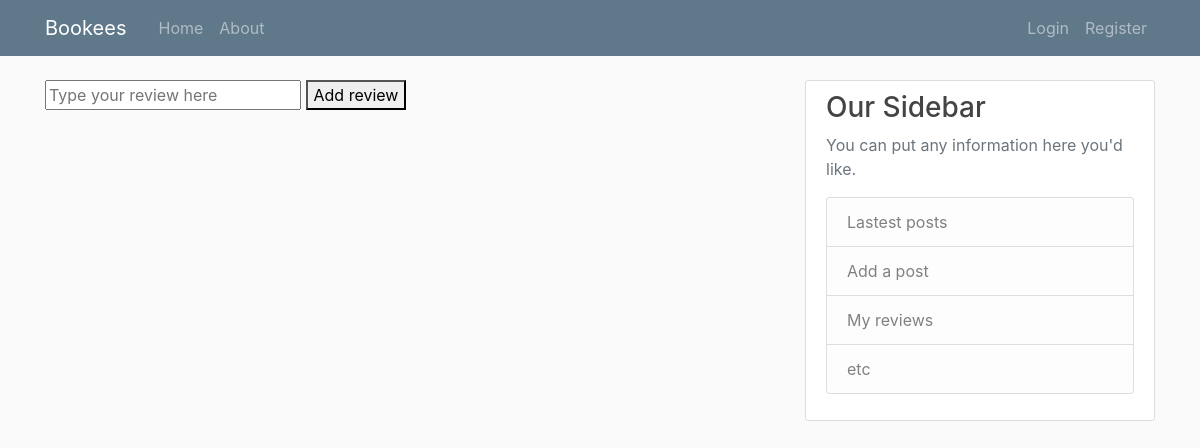
Before: / with the older database file.
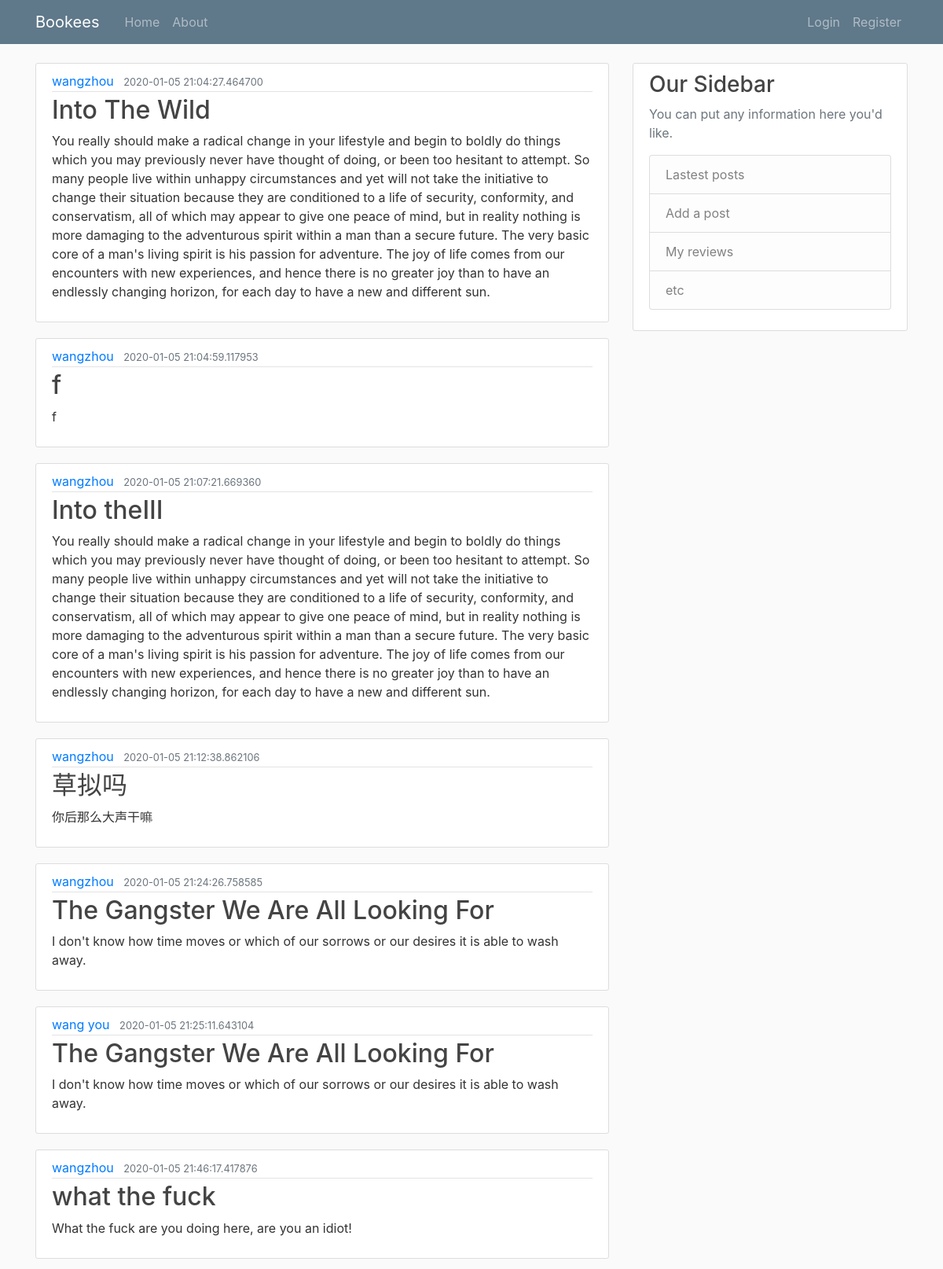
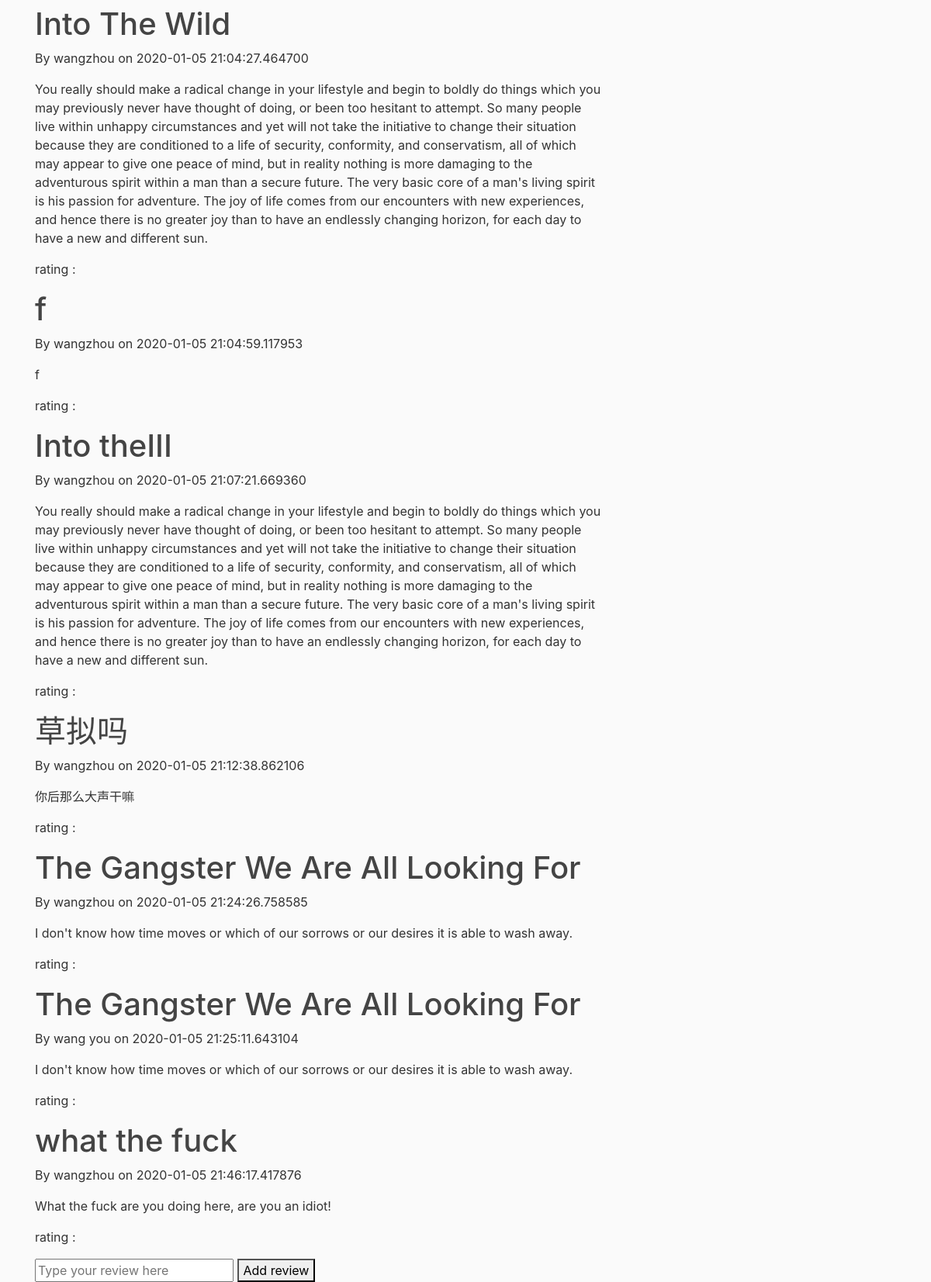
After: the same page with the newer database file (2 pictures, top to bottom).
### booksite/models.py (models this page shows, shortened)
class Post(db.Model):
    id = db.Column(db.Integer, primary_key=True)
    title = db.Column(db.String(100), nullable=False)
    date_posted = db.Column(db.DateTime, nullable=False, default=datetime.utcnow)
    content = db.Column(db.Text, nullable=False)
    user_id = db.Column(db.Integer, db.ForeignKey('user.id'), nullable=False)

class User(db.Model, UserMixin):
    id = db.Column(db.Integer, primary_key=True)
    username = db.Column(db.String(20), unique=True, nullable=False)
    email = db.Column(db.String(120), unique=True, nullable=False)
    image_file = db.Column(db.String(20), nullable=False, default='default.jpg')
    password = db.Column(db.String(60), nullable=False)
    posts = db.relationship('Post', backref='author', lazy=True) # it runs a query on the post table and graps all posts posted by this user

### booksite/routes.py (the view)
@app.route("/", methods=["GET", "POST"])
def index():
    title = "bookees"
    headline = "Welcome to the booksite!"
    if session.get("reviews") is None:
        session["reviews"] = []
    if request.method == "POST":
        review = request.form.get("review")
        if review not in session["reviews"]:
            session["reviews"].append(review)
    posts=Post.query.all()
    return render_template("index.html", title=title, headline=headline, posts=posts, reviews = session["reviews"])

### booksite/templates/index.html (shortened to what this page needs)
{% extends "layout.html" %}
{% block body %}
   {% for post in posts %}
      <article class="media content-section">
        <div class="media-body">
          <div class="article-metadata">
            <a class="mr-2" href="#">{{ post.author.username  }}</a>
            <small class="text-muted">{{ post.date_posted }}</small>
          </div>
          <h2><a class="article-title" href="{{ url_for('post', post_id=post.id) }}">{{ post.title }}</a></h2>
          <p class="article-content">{{ post.content }}</p>
        </div>
      </article>
   {% endfor %}
   {% for post in posts %}
      <h1>{{ post.title}}</h1>
      <p>By {{ post.author.username }} on {{ post.date_posted }}</p>
      <p>{{post.content}}</p>
      <p>rating : {{post.rating}}</p>
   {% endfor %}
   <form action="{{ url_for('index') }}" method="post">
       <input type="text" name="review" placeholder="Type your review here">
       <button>Add review</button>
   </form>
{% endblock body%} # explict ending of the block

### booksite/templates/layout.html (shortened to what this page needs)
<!DOCTYPE html>
<html>
<head>
	<link rel="stylesheet" href="https://maxcdn.bootstrapcdn.com/bootstrap/4.0.0/css/bootstrap.min.css">
	<link rel="stylesheet" type="text/css" href="{{ url_for('static', filename='main.css') }}">
</head>
<body>
	<header class="site-header">
		<nav class="navbar navbar-expand-md navbar-dark bg-steel fixed-top">
			<div class="container">
				<a class="navbar-brand mr-4" href="/">Bookees</a>
				<div class="collapse navbar-collapse" id="navbarToggle">
					<div class="navbar-nav mr-auto">
						<a class="nav-item nav-link" href="{{url_for('index')}}">Home</a>
						<a class="nav-item nav-link" href="{{url_for('about')}}">About</a>
					</div>
	            <div class="navbar-nav">
	              {% if current_user.is_authenticated %}
					  	 <a class="nav-item nav-link" href="{{ url_for('new_post') }}">New Post</a>
	                <a class="nav-item nav-link" href="{{ url_for('account') }}">Account</a>
	                <a class="nav-item nav-link" href="{{ url_for('logout') }}">Logout</a>
	              {% else %}
	                <a class="nav-item nav-link" href="{{ url_for('login') }}">Login</a>
	                <a class="nav-item nav-link" href="{{ url_for('register') }}">Register</a>
	              {% endif %}
	            </div>
				</div>
			</div>
		</nav>
	</header>
	<main role="main" class="container">
	  <div class="row">
	    <div class="col-md-8">
			{% block body %}{% endblock %}
	    </div>
	    <div class="col-md-4">
	      <div class="content-section">
	        <h3>Our Sidebar</h3>
	        <p class='text-muted'>You can put any information here you'd like.
	          <ul class="list-group">
	            <li class="list-group-item list-group-item-light">Lastest posts</li>
	            <li class="list-group-item list-group-item-light">Add a post</li>
	            <li class="list-group-item list-group-item-light">My reviews</li>
	            <li class="list-group-item list-group-item-light">etc</li>
	          </ul>
	        </p>
	      </div>
	    </div>
	  </div>
	</main>
</body>
</html>

### booksite/static/main.css (style rules this page uses)
body { background: #fafafa; color: #333333; margin-top: 5rem; }
h1, h2, h3, h4, h5, h6 { color: #444444; }
.bg-steel { background-color: #5f788a; }
.site-header .navbar-nav .nav-link { color: ##ff69b4; }
.content-section { background: #ffffff; padding: 10px 20px; border: 1px solid #dddddd; border-radius: 3px; margin-bottom: 20px; }
.article-title { color: #444444; }
.article-content { white-space: pre-line; }
.article-metadata { padding-bottom: 1px; margin-bottom: 4px; border-bottom: 1px solid #e3e3e3 }

Changed rows visible on the page:
added Post: author.username "wangzhou", date_posted "2020-01-05 21:04:27.464700", title "Into The Wild", content "You really should make a radical change in your lifestyle and begin to boldly do things which you may previously never have thought of doing, or been too hesitant to attempt. So many people live within unhappy circumstances and yet will not take the initiative to change their situation because they are conditioned to a life of security, conformity, and conservatism, all of which may appear to give one peace of mind, but in reality nothing is more damaging to the adventurous spirit within a man than a secure future. The very basic core of a man's living spirit is his passion for adventure. The joy of life comes from our encounters with new experiences, and hence there is no greater joy than…"
added Post: author.username "wangzhou", date_posted "2020-01-05 21:04:59.117953", title "f", content "f"
added Post: author.username "wangzhou", date_posted "2020-01-05 21:07:21.669360", title "Into theIII", content "You really should make a radical change in your lifestyle and begin to boldly do things which you may previously never have thought of doing, or been too hesitant to attempt. So many people live within unhappy circumstances and yet will not take the initiative to change their situation because they are conditioned to a life of security, conformity, and conservatism, all of which may appear to give one peace of mind, but in reality nothing is more damaging to the adventurous spirit within a man than a secure future. The very basic core of a man's living spirit is his passion for adventure. The joy of life comes from our encounters with new experiences, and hence there is no greater joy than…"
added Post: author.username "wangzhou", date_posted "2020-01-05 21:12:38.862106", title "草拟吗", content "你后那么大声干嘛"
added Post: author.username "wangzhou", date_posted "2020-01-05 21:24:26.758585", title "The Gangster We Are All Looking For", content "I don't know how time moves or which of our sorrows or our desires it is able to wash away."
added Post: author.username "wang you", date_posted "2020-01-05 21:25:11.643104", title "The Gangster We Are All Looking For", content "I don't know how time moves or which of our sorrows or our desires it is able to wash away."
added Post: author.username "wangzhou", date_posted "2020-01-05 21:46:17.417876", title "what the fuck", content "What the fuck are you doing here, are you an idiot!"
